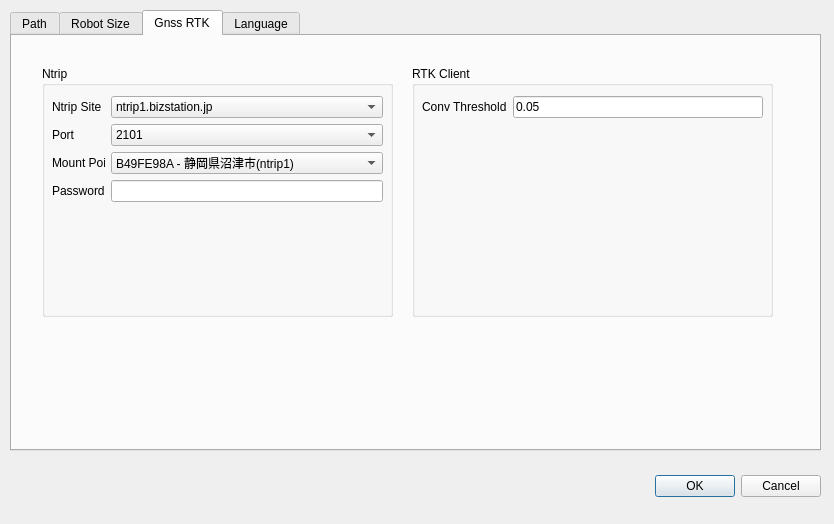
<?xml version="1.0" encoding="UTF-8"?>
<ui version="4.0">
 <class>SubWindow_System</class>
 <widget class="QDialog" name="SubWindow_System">
  <property name="geometry">
   <rect>
    <x>0</x>
    <y>0</y>
    <width>834</width>
    <height>524</height>
   </rect>
  </property>
  <property name="windowTitle">
   <string>System Setup</string>
  </property>
  <widget class="QDialogButtonBox" name="buttonBox">
   <property name="geometry">
    <rect>
     <x>640</x>
     <y>470</y>
     <width>181</width>
     <height>32</height>
    </rect>
   </property>
   <property name="orientation">
    <enum>Qt::Horizontal</enum>
   </property>
   <property name="standardButtons">
    <set>QDialogButtonBox::Cancel|QDialogButtonBox::Ok</set>
   </property>
  </widget>
  <widget class="QTabWidget" name="tabWidget">
   <property name="geometry">
    <rect>
     <x>10</x>
     <y>10</y>
     <width>811</width>
     <height>441</height>
    </rect>
   </property>
   <property name="currentIndex">
    <number>2</number>
   </property>
   <widget class="QWidget" name="tab_Path">
    <attribute name="title">
     <string>Path</string>
    </attribute>
    <widget class="QWidget" name="formLayoutWidget">
     <property name="geometry">
      <rect>
       <x>10</x>
       <y>10</y>
       <width>781</width>
       <height>391</height>
      </rect>
     </property>
     <layout class="QFormLayout" name="formLayout">
      <item row="0" column="0">
       <widget class="QLabel" name="label_ProjectPath">
        <property name="text">
         <string>Project Folder</string>
        </property>
       </widget>
      </item>
      <item row="0" column="1">
       <layout class="QHBoxLayout" name="horizontalLayout">
        <item>
         <widget class="QLineEdit" name="lineEdit_ProjectPath"/>
        </item>
        <item>
         <widget class="QPushButton" name="pushButton_ProjectPath">
          <property name="text">
           <string>Select</string>
          </property>
         </widget>
        </item>
       </layout>
      </item>
      <item row="1" column="0">
       <widget class="QLabel" name="label_InstallPath">
        <property name="text">
         <string>Install Folder</string>
        </property>
       </widget>
      </item>
      <item row="1" column="1">
       <layout class="QHBoxLayout" name="horizontalLayout_2">
        <item>
         <widget class="QLineEdit" name="lineEdit_InstallPath"/>
        </item>
        <item>
         <widget class="QPushButton" name="pushButton_InstallPath">
          <property name="text">
           <string>Select</string>
          </property>
         </widget>
        </item>
       </layout>
      </item>
      <item row="2" column="0">
       <widget class="QLabel" name="label_MapPath">
        <property name="text">
         <string>Map Folder</string>
        </property>
       </widget>
      </item>
      <item row="2" column="1">
       <layout class="QHBoxLayout" name="horizontalLayout_3">
        <item>
         <widget class="QLineEdit" name="lineEdit_MapPath"/>
        </item>
        <item>
         <widget class="QPushButton" name="pushButton_MapPath">
          <property name="text">
           <string>Select</string>
          </property>
         </widget>
        </item>
       </layout>
      </item>
      <item row="3" column="0">
       <widget class="QLabel" name="label_PointCloudPath">
        <property name="text">
         <string>PointCloud Path </string>
        </property>
       </widget>
      </item>
      <item row="3" column="1">
       <layout class="QHBoxLayout" name="horizontalLayout_4">
        <item>
         <widget class="QLineEdit" name="lineEdit_PointCloudPath"/>
        </item>
        <item>
         <widget class="QPushButton" name="pushButton_PointCloudPath">
          <property name="text">
           <string>Select</string>
          </property>
         </widget>
        </item>
       </layout>
      </item>
      <item row="4" column="0">
       <widget class="QLabel" name="label_BagDataPath">
        <property name="text">
         <string>Bag Data Folder</string>
        </property>
       </widget>
      </item>
      <item row="4" column="1">
       <layout class="QHBoxLayout" name="horizontalLayout_5">
        <item>
         <widget class="QLineEdit" name="lineEdit_BagDataPath"/>
        </item>
        <item>
         <widget class="QPushButton" name="pushButton_BagDataPath">
          <property name="text">
           <string>Select</string>
          </property>
         </widget>
        </item>
       </layout>
      </item>
      <item row="5" column="0">
       <widget class="QLabel" name="label_ScriptPath">
        <property name="text">
         <string>Script Folder</string>
        </property>
       </widget>
      </item>
      <item row="5" column="1">
       <layout class="QHBoxLayout" name="horizontalLayout_6">
        <item>
         <widget class="QLineEdit" name="lineEdit_ScriptPath"/>
        </item>
        <item>
         <widget class="QPushButton" name="pushButton_ScriptPath">
          <property name="text">
           <string>Select</string>
          </property>
         </widget>
        </item>
       </layout>
      </item>
      <item row="6" column="0">
       <widget class="QLabel" name="label_LaunchFoler">
        <property name="text">
         <string>Launch Folder</string>
        </property>
       </widget>
      </item>
      <item row="6" column="1">
       <layout class="QHBoxLayout" name="horizontalLayout_7">
        <item>
         <widget class="QLineEdit" name="lineEdit_LaunchPath"/>
        </item>
        <item>
         <widget class="QPushButton" name="pushButton_LaunchPath">
          <property name="text">
           <string>Select</string>
          </property>
         </widget>
        </item>
       </layout>
      </item>
      <item row="7" column="0">
       <widget class="QLabel" name="label_ResourcePath">
        <property name="text">
         <string>Resource Folder</string>
        </property>
       </widget>
      </item>
      <item row="7" column="1">
       <layout class="QHBoxLayout" name="horizontalLayout_8">
        <item>
         <widget class="QLineEdit" name="lineEdit_ResourcePath"/>
        </item>
        <item>
         <widget class="QPushButton" name="pushButton_ResourcePath">
          <property name="text">
           <string>Select</string>
          </property>
         </widget>
        </item>
       </layout>
      </item>
      <item row="8" column="0">
       <widget class="QLabel" name="label_PythonPathCamera">
        <property name="text">
         <string>Virtual Python Path for Camera</string>
        </property>
       </widget>
      </item>
      <item row="8" column="1">
       <layout class="QHBoxLayout" name="horizontalLayout_9">
        <item>
         <widget class="QLineEdit" name="lineEdit_PythonPathCamera"/>
        </item>
        <item>
         <widget class="QPushButton" name="pushButton_PythonPathCamera">
          <property name="text">
           <string>Select</string>
          </property>
         </widget>
        </item>
       </layout>
      </item>
      <item row="9" column="0">
       <widget class="QLabel" name="label_PythonPathVoice">
        <property name="text">
         <string>Virtual Python Path for Voice</string>
        </property>
       </widget>
      </item>
      <item row="9" column="1">
       <layout class="QHBoxLayout" name="horizontalLayout_10">
        <item>
         <widget class="QLineEdit" name="lineEdit_PythonPathVoice"/>
        </item>
        <item>
         <widget class="QPushButton" name="pushButton_PythonPathVoice">
          <property name="text">
           <string>Select</string>
          </property>
         </widget>
        </item>
       </layout>
      </item>
     </layout>
    </widget>
   </widget>
   <widget class="QWidget" name="tab_robotSize">
    <attribute name="title">
     <string>Robot Size</string>
    </attribute>
    <widget class="QWidget" name="formLayoutWidget_2">
     <property name="geometry">
      <rect>
       <x>30</x>
       <y>30</y>
       <width>331</width>
       <height>271</height>
      </rect>
     </property>
     <layout class="QFormLayout" name="formLayout_2">
      <item row="0" column="0">
       <widget class="QLabel" name="label_obstRangeMin">
        <property name="text">
         <string>Obstacle Range Min (m)</string>
        </property>
       </widget>
      </item>
      <item row="0" column="1">
       <widget class="QLineEdit" name="lineEdit_obstRangeMin"/>
      </item>
      <item row="1" column="0">
       <widget class="QLabel" name="label_obstRangeMax">
        <property name="text">
         <string>Obstacle Range Max (m)</string>
        </property>
       </widget>
      </item>
      <item row="1" column="1">
       <widget class="QLineEdit" name="lineEdit_obstRangeMax"/>
      </item>
      <item row="2" column="0">
       <widget class="QLabel" name="label_robotWidth">
        <property name="text">
         <string>Robot Width (m)</string>
        </property>
       </widget>
      </item>
      <item row="2" column="1">
       <widget class="QLineEdit" name="lineEdit_robotWidth"/>
      </item>
      <item row="3" column="0">
       <widget class="QLabel" name="label_robotHeight">
        <property name="text">
         <string>Robot Height (m)</string>
        </property>
       </widget>
      </item>
      <item row="3" column="1">
       <widget class="QLineEdit" name="lineEdit_robotHeight"/>
      </item>
      <item row="4" column="0">
       <widget class="QLabel" name="label_WidthTolarance">
        <property name="text">
         <string>Robot Width Tolerance (m)</string>
        </property>
       </widget>
      </item>
      <item row="4" column="1">
       <widget class="QLineEdit" name="lineEdit_obstTolerance"/>
      </item>
      <item row="5" column="0">
       <widget class="QLabel" name="label_distanceLidarToGnss">
        <property name="text">
         <string>Distance(m): Lidar-&gt;gnss</string>
        </property>
       </widget>
      </item>
      <item row="5" column="1">
       <widget class="QLineEdit" name="lineEdit_distanceLidarToGnss"/>
      </item>
     </layout>
    </widget>
   </widget>
   <widget class="QWidget" name="tab_GnssNtrip">
    <attribute name="title">
     <string>Gnss RTK</string>
    </attribute>
    <widget class="QGroupBox" name="groupBox_ntrip">
     <property name="geometry">
      <rect>
       <x>30</x>
       <y>30</y>
       <width>351</width>
       <height>251</height>
      </rect>
     </property>
     <property name="title">
      <string>Ntrip </string>
     </property>
     <widget class="QWidget" name="layoutWidget">
      <property name="geometry">
       <rect>
        <x>10</x>
        <y>30</y>
        <width>331</width>
        <height>201</height>
       </rect>
      </property>
      <layout class="QFormLayout" name="formLayout_3">
       <item row="0" column="1">
        <widget class="QComboBox" name="comboBox_ntripSite">
         <property name="editable">
          <bool>false</bool>
         </property>
         <item>
          <property name="text">
           <string>ntrip1.bizstation.jp</string>
          </property>
         </item>
         <item>
          <property name="text">
           <string>rtk2go.com</string>
          </property>
         </item>
        </widget>
       </item>
       <item row="0" column="0">
        <widget class="QLabel" name="label_ntripSite">
         <property name="text">
          <string>Ntrip Site</string>
         </property>
        </widget>
       </item>
       <item row="1" column="0">
        <widget class="QLabel" name="label_accessPort">
         <property name="text">
          <string>Port</string>
         </property>
        </widget>
       </item>
       <item row="1" column="1">
        <widget class="QComboBox" name="comboBox_accessPort">
         <item>
          <property name="text">
           <string>2101</string>
          </property>
         </item>
         <item>
          <property name="text">
           <string>2104</string>
          </property>
         </item>
        </widget>
       </item>
       <item row="2" column="0">
        <widget class="QLabel" name="label_mountPoint">
         <property name="text">
          <string>Mount Point</string>
         </property>
        </widget>
       </item>
       <item row="3" column="0">
        <widget class="QLabel" name="label_password">
         <property name="text">
          <string>Password</string>
         </property>
        </widget>
       </item>
       <item row="3" column="1">
        <widget class="QLineEdit" name="lineEdit_password"/>
       </item>
       <item row="2" column="1">
        <widget class="QComboBox" name="comboBox_mountPoint">
         <item>
          <property name="text">
           <string>B49FE98A - 静岡県沼津市(ntrip1)</string>
          </property>
         </item>
         <item>
          <property name="text">
           <string>B4A00B46 - 横浜市西区(ntrip1)</string>
          </property>
         </item>
         <item>
          <property name="text">
           <string>981FD39A - 山梨県富士河口湖町(ntrip1)</string>
          </property>
         </item>
         <item>
          <property name="text">
           <string>B49FE586 - 山梨県南巨摩郡(ntrip1)</string>
          </property>
         </item>
         <item>
          <property name="text">
           <string>981E8A9A - 岩手県滝沢市ロボティクス(ntrip1)</string>
          </property>
         </item>
         <item>
          <property name="text">
           <string>mikuni_odawara - 小田原ミクニ(rtk2go)</string>
          </property>
         </item>
         <item>
          <property name="text">
           <string>mic-taki - 滝沢工場(rtk2go)</string>
          </property>
         </item>
        </widget>
       </item>
      </layout>
     </widget>
    </widget>
    <widget class="QGroupBox" name="groupBox_rtkClient">
     <property name="geometry">
      <rect>
       <x>400</x>
       <y>30</y>
       <width>361</width>
       <height>251</height>
      </rect>
     </property>
     <property name="title">
      <string>RTK Client</string>
     </property>
     <widget class="QWidget" name="formLayoutWidget_3">
      <property name="geometry">
       <rect>
        <x>10</x>
        <y>30</y>
        <width>341</width>
        <height>201</height>
       </rect>
      </property>
      <layout class="QFormLayout" name="formLayout_4">
       <item row="0" column="0">
        <widget class="QLabel" name="label_conv_threshold">
         <property name="text">
          <string>Conv Threshold</string>
         </property>
        </widget>
       </item>
       <item row="0" column="1">
        <widget class="QLineEdit" name="lineEdit_convThreshold">
         <property name="text">
          <string>0.05</string>
         </property>
        </widget>
       </item>
      </layout>
     </widget>
    </widget>
   </widget>
   <widget class="QWidget" name="tab_Lang">
    <attribute name="title">
     <string>Language</string>
    </attribute>
   </widget>
  </widget>
 </widget>
 <resources/>
 <connections>
  <connection>
   <sender>buttonBox</sender>
   <signal>accepted()</signal>
   <receiver>SubWindow_System</receiver>
   <slot>accept()</slot>
   <hints>
    <hint type="sourcelabel">
     <x>248</x>
     <y>254</y>
    </hint>
    <hint type="destinationlabel">
     <x>157</x>
     <y>274</y>
    </hint>
   </hints>
  </connection>
  <connection>
   <sender>buttonBox</sender>
   <signal>rejected()</signal>
   <receiver>SubWindow_System</receiver>
   <slot>reject()</slot>
   <hints>
    <hint type="sourcelabel">
     <x>316</x>
     <y>260</y>
    </hint>
    <hint type="destinationlabel">
     <x>286</x>
     <y>274</y>
    </hint>
   </hints>
  </connection>
 </connections>
</ui>
